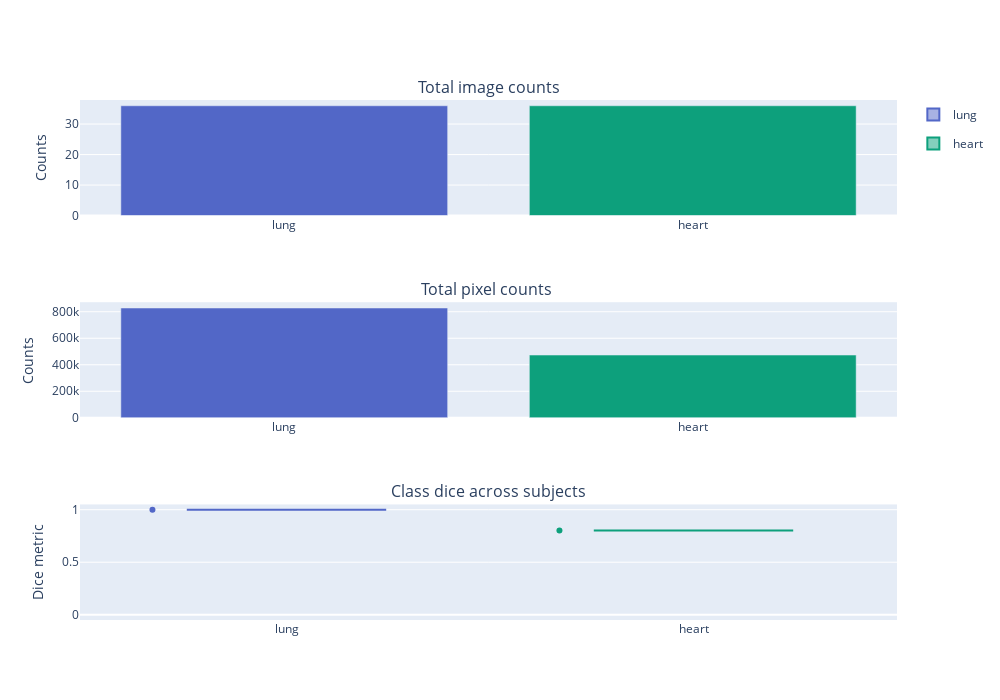

Notebook cell for this chart:
### Markdown cell above
We could now show similar visualizations as before but to keep it simple, we only look at the class scores.

### Code cell
create_class_scores_figure(agg_test)

### Figure 1 — Plotly figure (JSON) as saved in the notebook; plotly's stock layout.template omitted (floating-point values rounded to 4 significant figures)
{"data": [{"marker": {"color": ["#5267C7", "#0DA07C"]}, "name": "counts", "showlegend": false, "type": "bar", "x": ["lung", "heart"], "xaxis": "x", "y": [36, 36], "yaxis": "y"}, {"marker": {"color": ["#5267C7", "#0DA07C"]}, "name": "counts", "showlegend": false, "type": "bar", "x": ["lung", "heart"], "xaxis": "x2", "y": [828261, 473202], "yaxis": "y2"}, {"alignmentgroup": "True", "boxpoints": "all", "customdata": [["P095"]], "hovertemplate": "label_name=%{x}<br>dice_metric=%{y}<br>subject_name=%{customdata[0]}<extra></extra>", "legendgroup": "lung", "marker": {"color": "#5267C7"}, "name": "lung", "notched": false, "offsetgroup": "lung", "orientation": "v", "showlegend": true, "type": "box", "x": ["lung"], "x0": " ", "xaxis": "x3", "y": [1.0], "y0": " ", "yaxis": "y3"}, {"alignmentgroup": "True", "boxpoints": "all", "customdata": [["P095"]], "hovertemplate": "label_name=%{x}<br>dice_metric=%{y}<br>subject_name=%{customdata[0]}<extra></extra>", "legendgroup": "heart", "marker": {"color": "#0DA07C"}, "name": "heart", "notched": false, "offsetgroup": "heart", "orientation": "v", "showlegend": true, "type": "box", "x": ["heart"], "x0": " ", "xaxis": "x3", "y": [0.801], "y0": " ", "yaxis": "y3"}], "layout": {"annotations": [{"font": {"size": 16}, "showarrow": false, "text": "Total image counts", "x": 0.5, "xanchor": "center", "xref": "paper", "y": 1, "yanchor": "bottom", "yref": "paper"}, {"font": {"size": 16}, "showarrow": false, "text": "Total pixel counts ", "x": 0.5, "xanchor": "center", "xref": "paper", "y": 0.6111, "yanchor": "bottom", "yref": "paper"}, {"font": {"size": 16}, "showarrow": false, "text": "Class dice across subjects", "x": 0.5, "xanchor": "center", "xref": "paper", "y": 0.2222, "yanchor": "bottom", "yref": "paper"}], "height": 700, "width": 1000, "xaxis": {"anchor": "y", "autorange": true, "domain": [0, 1], "range": [-0.5, 1.5], "type": "category"}, "xaxis2": {"anchor": "y2", "autorange": true, "domain": [0, 1], "range": [-0.5, 1.5], "type": "category"}, "xaxis3": {"anchor": "y3", "autorange": true, "domain": [0, 1], "range": [-0.5075, 1.5], "type": "category"}, "yaxis": {"anchor": "x", "autorange": true, "domain": [0.7778, 1], "range": [0, 37.89], "title": {"text": "Counts"}, "type": "linear"}, "yaxis2": {"anchor": "x2", "autorange": true, "domain": [0.3889, 0.6111], "range": [0, 871900.0], "title": {"text": "Counts"}, "type": "linear"}, "yaxis3": {"anchor": "x3", "domain": [0, 0.2222], "range": [-0.05, 1.05], "title": {"text": "Dice metric"}, "type": "linear"}}}
